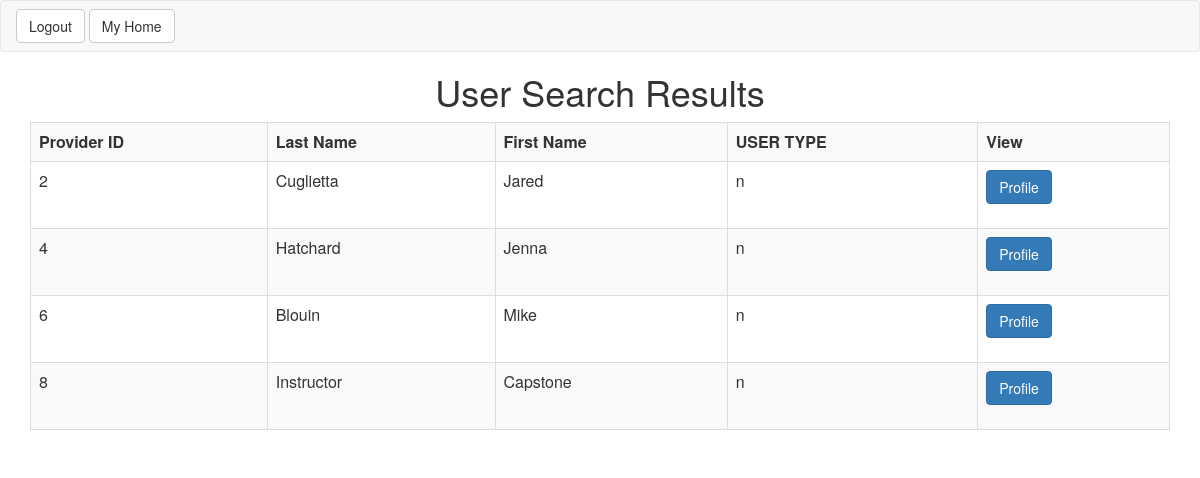
The page /nurseSearchResults.php (signed in) on the database its author committed.
### tables this page shows
CREATE TABLE users (
  provider_id INT(5) UNSIGNED AUTO_INCREMENT,
  first_name VARCHAR(30) NOT NULL,
  last_name VARCHAR(30) NOT NULL,
  email VARCHAR(50) NOT NULL,
  password VARCHAR(30) NOT NULL,
  user_type CHAR(1) NOT NULL,
  active_status boolean NOT NULL,
  CHECK (user_type in ('a', 'n')),
  PRIMARY KEY (provider_id),
  UNIQUE (email)
);

### include/search_functions.php (the view, shortened to what this page needs)
<?php
  function nurseSearch($dbc,$searchParam){
    $errors = array();
    $q0 = "SELECT provider_id AS 'Provider ID', last_name AS 'Last Name', first_name AS 'First Name', user_type AS 'USER TYPE' FROM users WHERE (user_type = 'n') AND (provider_id LIKE '%$searchParam%' OR first_name LIKE '%$searchParam%' OR last_name LIKE '%$searchParam%')";
    $r0 = mysqli_query($dbc,$q0);
    if ($r0){
      return array(true,$r0);
    }else {
      $errors[] = "No rows matching this search found";
      return array(false,$errors);
    }
  }
function tabulateNurseResultSet($rs){
  $info = mysqli_fetch_fields($rs);
  $table = "<table class='table table-striped table-bordered'>";
  $table .= "<tr>";
  foreach($info as $inforow){
    $table .= "<th>" . $inforow->name . "</th>";
  }
  $table .="<th>View</th>";
  $table .= "</tr>";
  while ($row = mysqli_fetch_array($rs, MYSQLI_ASSOC)) {
    $table .= "<tr>";
    foreach ($row as $rowele){
      $table.= "<td>". $rowele . "</td>";
    }
    $table.= "<td><form action='nurseOverview.php' method='post'><input type='hidden' name='nurse_id' id='nurse_id' value=".$row['Provider ID']."><button type='submit' class='btn btn-primary'>Profile</button></form></td>";
    $table .= "</tr>";
  }
  $table .= "</table>";
  return $table;
}
 ?>

### nurseSearchResults.php (shortened to what this page needs)
<html lang="en">
  <head>
    <link href="/dist/css/bootstrap.min.css" rel="stylesheet">
  </head>
  <body>
   <?php
		include('include/navbar.php');
		?>
   <h1 class="text-center">User Search Results</h1>
		<div class=container>
     <?php
       include('include/search_functions.php');
       list($ok,$results) = nurseSearch($dbc,$_POST['searchNurseParam']);
       if ($ok){
         echo tabulateNurseResultSet($results);
       }else {
         echo "No results were found please return to your home page";
       }
      ?>
   </div>
  </body>
</html>

### include/navbar.php (shortened to what this page needs)
<nav class="navbar navbar-default">
  <div class="container-fluid">
    <div class="navbar-header">
      <a href="logout.php" class="btn btn-default navbar-btn">Logout</a>
      <?php
        if ($_SESSION['user_type'] == 'a'){
          echo  "<a href='adminhome.php' class='btn btn-default navbar-btn'>My Home</a>";
        }
       ?>
    </div>
  </div>
</nav>

### rows shown on the page
users: provider_id "2", last_name "Cuglietta", first_name "Jared", user_type "n"
users: provider_id "4", last_name "Hatchard", first_name "Jenna", user_type "n"
users: provider_id "6", last_name "Blouin", first_name "Mike", user_type "n"
users: provider_id "8", last_name "Instructor", first_name "Capstone", user_type "n"

### other values the page prints
$inforow->name "Provider ID"
$inforow->name "Last Name"
$inforow->name "First Name"
$inforow->name "USER TYPE"
